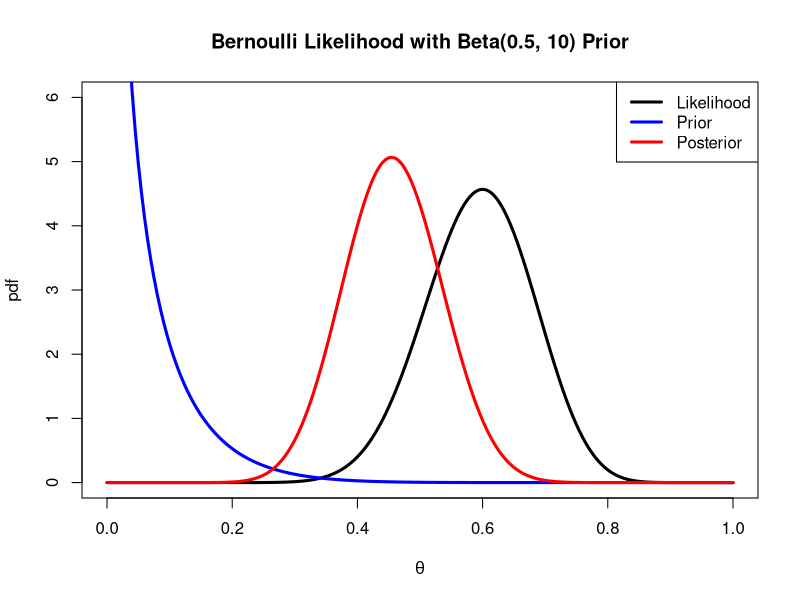
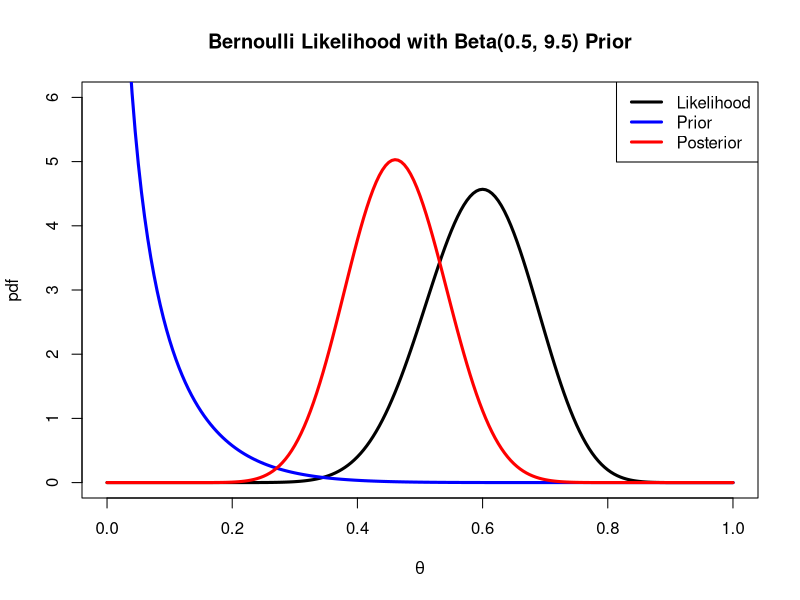
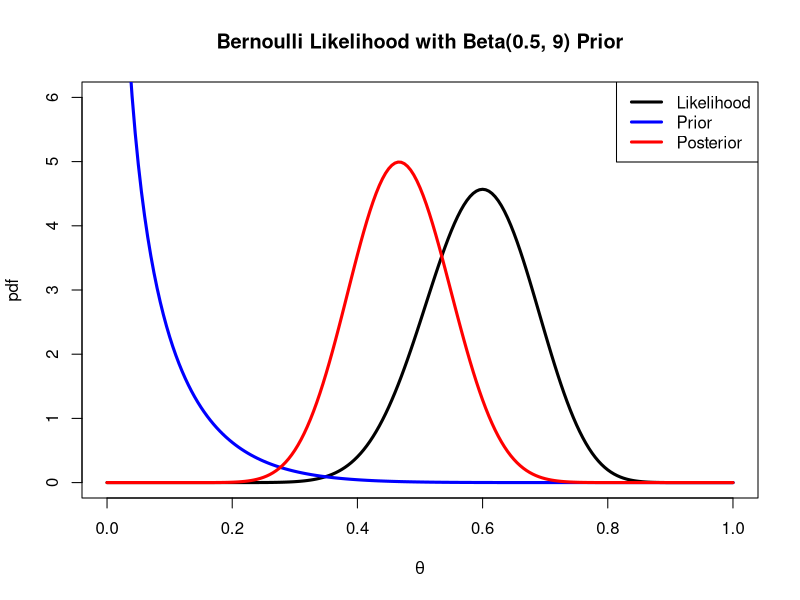
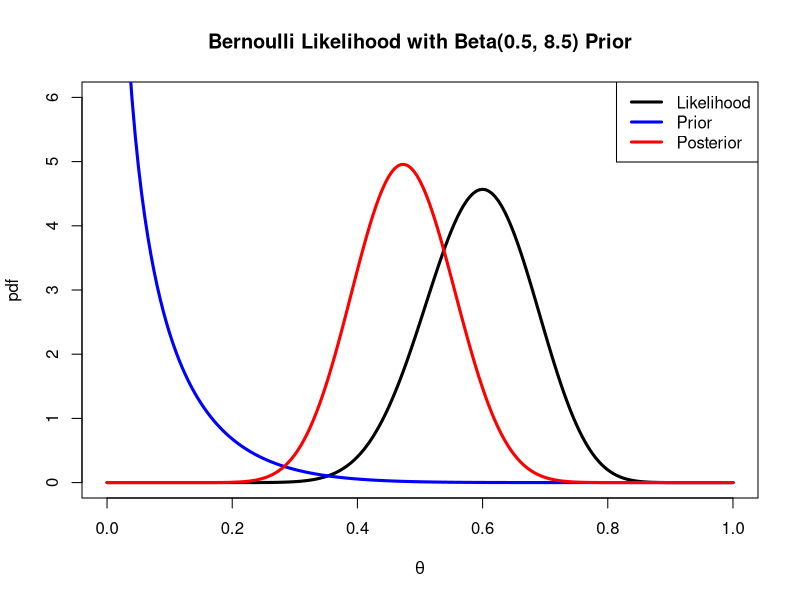
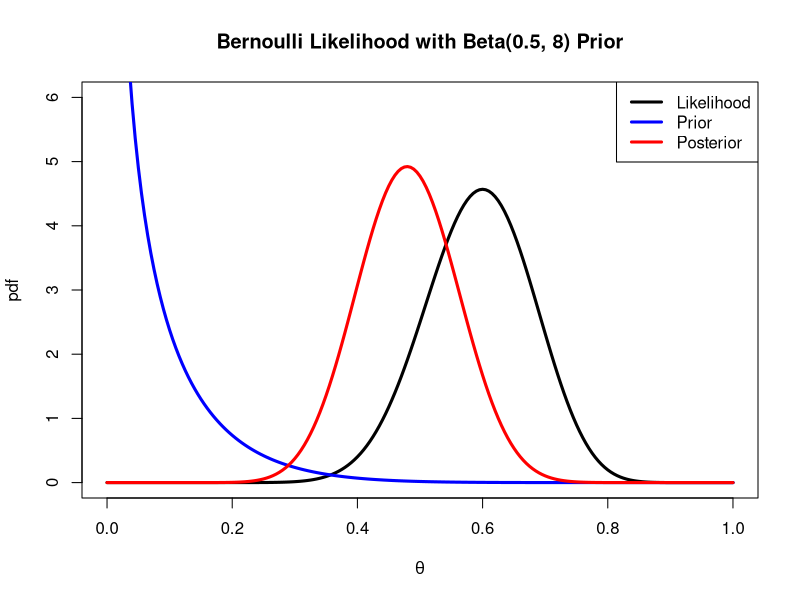
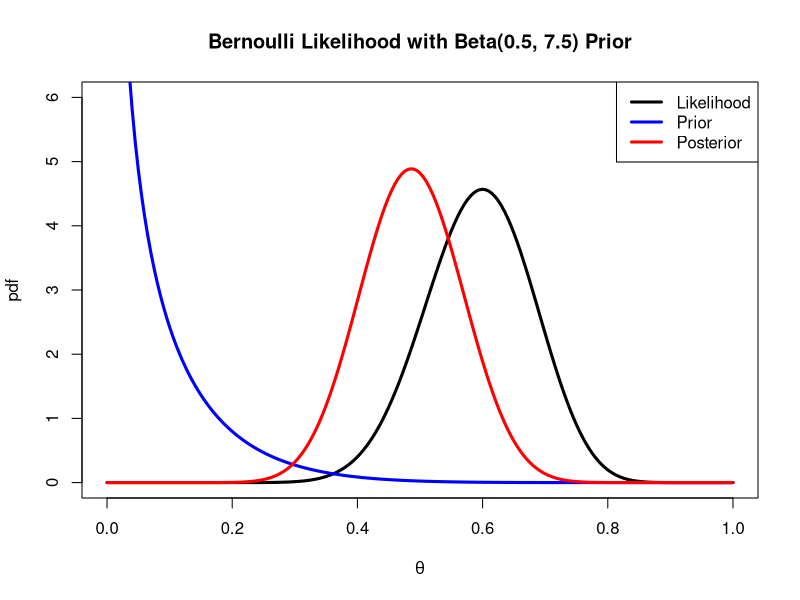
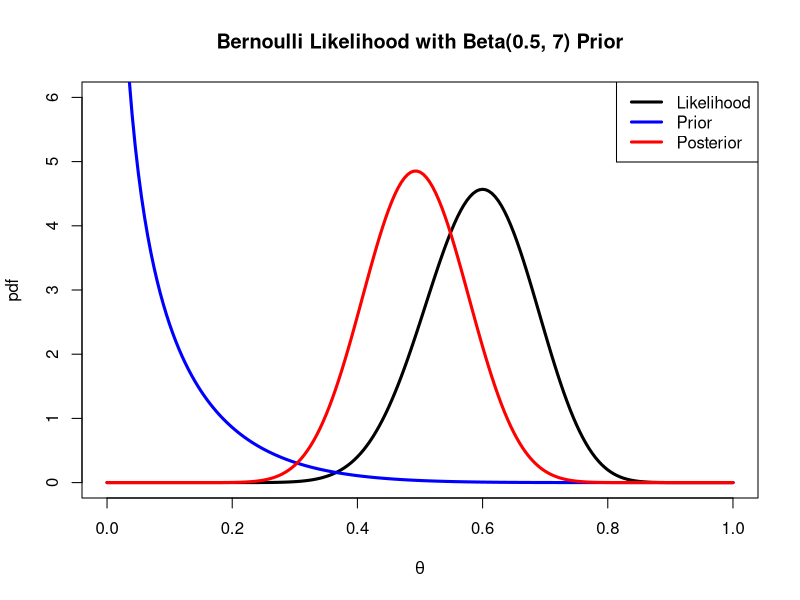
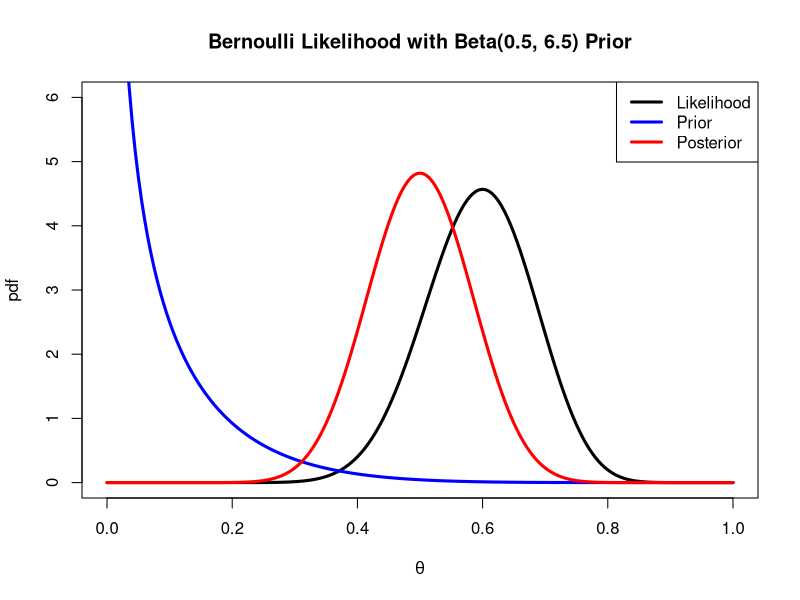

Generate these figures, in order, with R: (Note: a time limit stopped this script after it produced the figures.)

wait <- function(x)
{
  p1 <- proc.time()
  Sys.sleep(x)
  for(j in 1:100) cat("")
  proc.time() - p1 # The cpu usage should be negligible
}





## 18 ones and 12 zeroes
k = 18
n = 30
## x-axis for plotting
numSteps = 200
x = seq(0, 1, 1 / numSteps)

## Likelihood function
L = x^k * (1 - x)^(n - k)

## Just normalize likelihood to integrate to one (for purposes of plotting)
L = L / sum(L) * numSteps

#vary the prior
for(a in seq(0.5,10,by=0.5)){
  for(b in seq(10,0.5,by=-0.5)){
## Plot likelihood

plot(x, L, type = 'l', lwd = 3, ylim = c(0,6),
     main = paste0("Bernoulli Likelihood with Beta(",a,", ",b,") Prior"),
     xlab = expression(theta), ylab = "pdf")

    
## Plot Beta(1,1) prior
lines(x, dbeta(x, a, b), lwd = 3, col = "blue")

## Plot posterior
lines(x, dbeta(x, k + a, n - k + b), lwd = 3, col = "red")

legend("topright", c("Likelihood", "Prior", "Posterior"),
    lwd = 3, col = c("black", "blue", "red"))
wait(.5)
  }
}



## 18 ones and 12 zeroes
k = 18
n = 30

## x-axis for plotting
numSteps = 200
x = seq(0, 1, 1 / numSteps)

## Likelihood function
L = x^k * (1 - x)^(n - k)

## Just normalize likelihood to integrate to one (for purposes of plotting)
L = L / sum(L) * numSteps


### Uniform Prior
## Plot likelihood

plot(x, L, type = 'l', lwd = 3, ylim = c(0,6),
     main = "Bernoulli Likelihood with Beta(1,1) Prior",
     xlab = expression(theta), ylab = "pdf")

## Plot Beta(1,1) prior
lines(x, dbeta(x, 1, 1), lwd = 3, col = "blue")

## Plot posterior
lines(x, dbeta(x, k + 1, n - k + 1),  lwd = 3, col = "red")

legend("topright", c("Likelihood", "Prior", "Posterior"),
       lwd = 3, col = c("black", "blue", "red"))



### Beta(5, 5) Prior
plot(x, L, type = 'l', lwd = 3, ylim = c(0,6),
     main = "Bernoulli Likelihood with Beta(2,2) Prior",
     xlab = expression(theta), ylab = "pdf")

## Plot Beta(1,4) prior
lines(x, dbeta(x, 5, 5),  lwd = 3, col = "blue")

## Plot posterior
lines(x, dbeta(x, k + 5, n - k + 5), lwd = 3, col = "red")

legend("topright", c("Likelihood", "Prior", "Posterior"),
       lwd = 3, col = c("black", "blue", "red"))


### Beta(10, 10) Prior, but increase n by 10
## 180 ones and 120 zeroes
k = 180
n = 300

## x-axis for plotting
numSteps = 200
x = seq(0, 1, 1 / numSteps)

## Likelihood function
L = x^k * (1 - x)^(n - k)

## Just normalize likelihood to integrate to one (for purposes of plotting)
L = L / sum(L) * numSteps
plot(x, L, type = 'l', lwd = 3, ylim = c(0,15),
     main = "Bernoulli Likelihood with Beta(2,2) Prior",
     xlab = expression(theta), ylab = "pdf")

## Plot Beta(1,4) prior
lines(x, dbeta(x, 5, 5),  lwd = 3, col = "blue")

## Plot posterior
lines(x, dbeta(x, k + 5, n - k + 5), lwd = 3, col = "red")

legend("topright", c("Likelihood", "Prior", "Posterior"),
       lwd = 3, col = c("black", "blue", "red"))
